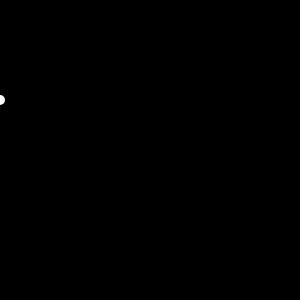
Frame 1 (no input)
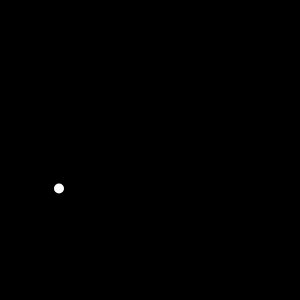
Frame 60 (no input)
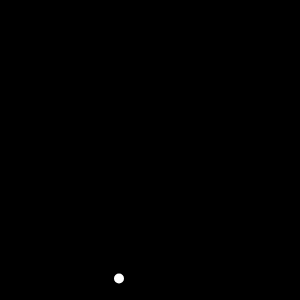
Frame 120 (the mouse pressed at the canvas centre since frame 60)

The p5.js sketch that drew these frames (run headless with seeded random() and noise() and a simulated clock; from frame 60 on, the mouse is pressed at the canvas centre):

// p5.js sketch
// ── sketch.js
var circleX = 0;
var circleY = 100;
var speedX = 1;
var speedY = 1.5;

function setup() {
  createCanvas(300, 300);
  //console.log("circleSize;"+circleSize);
}

function draw() {
  background(0);
  fill(255);
  noStroke();
  ellipse(circleX, circleY, 10, 10);

  circleX = circleX + speedX;
  circleY = circleY + speedY;

  if(circleX > width || circleX < 0){
    speedX = speedX * - 1;
  } else if (circleY >height || circleY < 0){
     speedY = speedY * - 1;
  }

}
